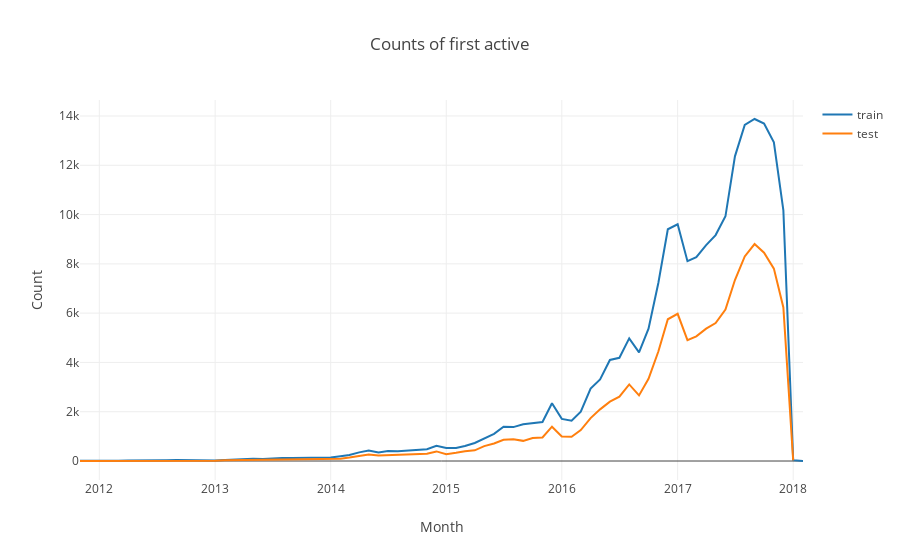

Notebook source saved alongside this figure:
### Code cell
layout = go.Layout(dict(title = "Counts of first active",
                  xaxis = dict(title = 'Month'),
                  yaxis = dict(title = 'Count'),
                  ),legend=dict(
                orientation="v"))
py.iplot(dict(data=data, layout=layout))
